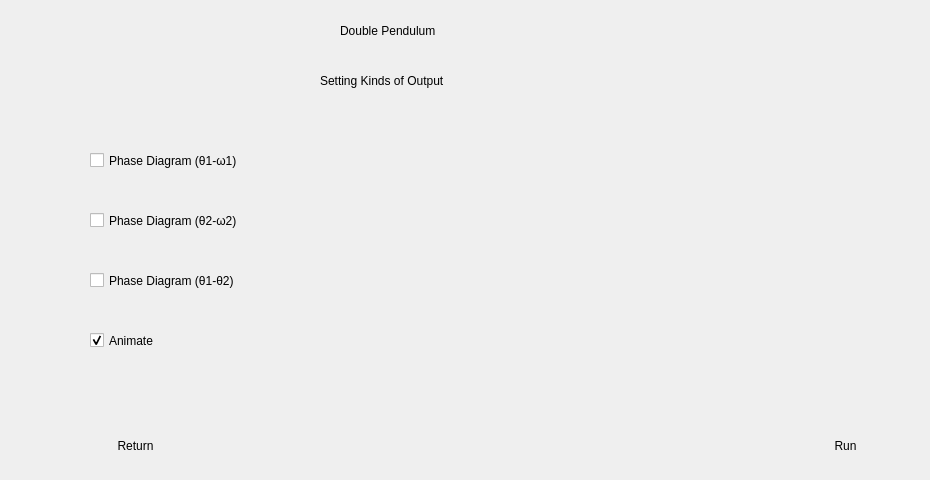
   <widget class="QWidget" name="Load2">
    <widget class="QLabel" name="label_40">
     <property name="geometry">
      <rect>
       <x>340</x>
       <y>10</y>
       <width>281</width>
       <height>41</height>
      </rect>
     </property>
     <property name="styleSheet">
      <string notr="true">font: 75 italic 20pt &quot;Yu Mincho Demibold&quot;;</string>
     </property>
     <property name="text">
      <string>Double Pendulum </string>
     </property>
    </widget>
    <widget class="QPushButton" name="pushButton_13">
     <property name="geometry">
      <rect>
       <x>60</x>
       <y>420</y>
       <width>151</width>
       <height>51</height>
      </rect>
     </property>
     <property name="styleSheet">
      <string notr="true">font: 75 italic 20pt &quot;Yu Mincho Demibold&quot;;</string>
     </property>
     <property name="text">
      <string>Return</string>
     </property>
     <property name="flat">
      <bool>true</bool>
     </property>
    </widget>
    <widget class="QCheckBox" name="checkBox_10">
     <property name="geometry">
      <rect>
       <x>90</x>
       <y>320</y>
       <width>361</width>
       <height>41</height>
      </rect>
     </property>
     <property name="styleSheet">
      <string notr="true">font: 75 11pt &quot;Microsoft YaHei UI&quot;;</string>
     </property>
     <property name="text">
      <string>Animate</string>
     </property>
     <property name="checked">
      <bool>true</bool>
     </property>
    </widget>
    <widget class="QCheckBox" name="checkBox_12">
     <property name="geometry">
      <rect>
       <x>90</x>
       <y>140</y>
       <width>361</width>
       <height>41</height>
      </rect>
     </property>
     <property name="styleSheet">
      <string notr="true">font: 75 11pt &quot;Microsoft YaHei UI&quot;;</string>
     </property>
     <property name="text">
      <string>Phase Diagram (θ1-ω1)</string>
     </property>
    </widget>
    <widget class="QPushButton" name="pushButton_12">
     <property name="geometry">
      <rect>
       <x>770</x>
       <y>420</y>
       <width>151</width>
       <height>51</height>
      </rect>
     </property>
     <property name="styleSheet">
      <string notr="true">font: 75 italic 20pt &quot;Yu Mincho Demibold&quot;;</string>
     </property>
     <property name="text">
      <string>Run</string>
     </property>
     <property name="flat">
      <bool>true</bool>
     </property>
    </widget>
    <widget class="QLabel" name="label_39">
     <property name="geometry">
      <rect>
       <x>320</x>
       <y>60</y>
       <width>321</width>
       <height>41</height>
      </rect>
     </property>
     <property name="styleSheet">
      <string notr="true">font: 75 italic 17pt &quot;Yu Mincho Demibold&quot;;</string>
     </property>
     <property name="text">
      <string>Setting Kinds of Output</string>
     </property>
    </widget>
    <widget class="QCheckBox" name="checkBox_11">
     <property name="geometry">
      <rect>
       <x>90</x>
       <y>200</y>
       <width>361</width>
       <height>41</height>
      </rect>
     </property>
     <property name="styleSheet">
      <string notr="true">font: 75 11pt &quot;Microsoft YaHei UI&quot;;</string>
     </property>
     <property name="text">
      <string>Phase Diagram (θ2-ω2)</string>
     </property>
    </widget>
    <widget class="QCheckBox" name="checkBox_13">
     <property name="geometry">
      <rect>
       <x>90</x>
       <y>260</y>
       <width>361</width>
       <height>41</height>
      </rect>
     </property>
     <property name="styleSheet">
      <string notr="true">font: 75 11pt &quot;Microsoft YaHei UI&quot;;</string>
     </property>
     <property name="text">
      <string>Phase Diagram (θ1-θ2)</string>
     </property>
    </widget>
   </widget>
